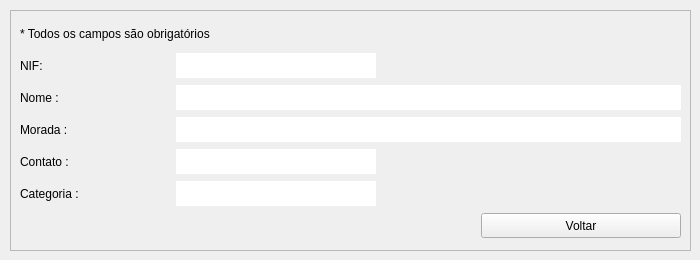
         <widget class="QWidget" name="tab_consultarCliente">
          <attribute name="title">
           <string>Consultar Cliente</string>
          </attribute>
          <widget class="QFrame" name="frame_consultarCliente">
           <property name="geometry">
            <rect>
             <x>10</x>
             <y>10</y>
             <width>681</width>
             <height>241</height>
            </rect>
           </property>
           <property name="frameShape">
            <enum>QFrame::StyledPanel</enum>
           </property>
           <property name="frameShadow">
            <enum>QFrame::Raised</enum>
           </property>
           <layout class="QGridLayout" name="gridLayout">
            <item row="0" column="0" colspan="2">
             <widget class="QLabel" name="label_12">
              <property name="minimumSize">
               <size>
                <width>0</width>
                <height>25</height>
               </size>
              </property>
              <property name="maximumSize">
               <size>
                <width>16777215</width>
                <height>25</height>
               </size>
              </property>
              <property name="text">
               <string>* Todos os campos são obrigatórios</string>
              </property>
             </widget>
            </item>
            <item row="1" column="0">
             <widget class="QLabel" name="label_titConsultarNifCliente">
              <property name="minimumSize">
               <size>
                <width>150</width>
                <height>25</height>
               </size>
              </property>
              <property name="maximumSize">
               <size>
                <width>150</width>
                <height>25</height>
               </size>
              </property>
              <property name="styleSheet">
               <string notr="true">font: 12pt &quot;Segoe UI&quot;;</string>
              </property>
              <property name="text">
               <string>NIF:</string>
              </property>
              <property name="alignment">
               <set>Qt::AlignJustify|Qt::AlignVCenter</set>
              </property>
             </widget>
            </item>
            <item row="1" column="1">
             <widget class="QLabel" name="label_consultarNifCliente">
              <property name="minimumSize">
               <size>
                <width>200</width>
                <height>25</height>
               </size>
              </property>
              <property name="maximumSize">
               <size>
                <width>200</width>
                <height>25</height>
               </size>
              </property>
              <property name="styleSheet">
               <string notr="true">background-color: rgb(255, 255, 255);
font: 12pt &quot;Segoe UI&quot;;</string>
              </property>
              <property name="text">
               <string/>
              </property>
             </widget>
            </item>
            <item row="2" column="0">
             <widget class="QLabel" name="label_titConsultarNomeCliente">
              <property name="minimumSize">
               <size>
                <width>150</width>
                <height>25</height>
               </size>
              </property>
              <property name="maximumSize">
               <size>
                <width>150</width>
                <height>25</height>
               </size>
              </property>
              <property name="styleSheet">
               <string notr="true">font: 12pt &quot;Segoe UI&quot;;</string>
              </property>
              <property name="text">
               <string>Nome :</string>
              </property>
              <property name="alignment">
               <set>Qt::AlignJustify|Qt::AlignVCenter</set>
              </property>
             </widget>
            </item>
            <item row="3" column="0">
             <widget class="QLabel" name="label_titConsultarMoradaCliente">
              <property name="minimumSize">
               <size>
                <width>150</width>
                <height>25</height>
               </size>
              </property>
              <property name="maximumSize">
               <size>
                <width>150</width>
                <height>25</height>
               </size>
              </property>
              <property name="styleSheet">
               <string notr="true">font: 12pt &quot;Segoe UI&quot;;</string>
              </property>
              <property name="text">
               <string>Morada :</string>
              </property>
              <property name="alignment">
               <set>Qt::AlignJustify|Qt::AlignVCenter</set>
              </property>
             </widget>
            </item>
            <item row="4" column="0">
             <widget class="QLabel" name="label_titConsultarContatoCliente">
              <property name="minimumSize">
               <size>
                <width>150</width>
                <height>25</height>
               </size>
              </property>
              <property name="maximumSize">
               <size>
                <width>150</width>
                <height>25</height>
               </size>
              </property>
              <property name="styleSheet">
               <string notr="true">font: 12pt &quot;Segoe UI&quot;;</string>
              </property>
              <property name="text">
               <string>Contato :</string>
              </property>
              <property name="alignment">
               <set>Qt::AlignJustify|Qt::AlignVCenter</set>
              </property>
             </widget>
            </item>
            <item row="4" column="1">
             <widget class="QLabel" name="label_consultarContatoCliente">
              <property name="minimumSize">
               <size>
                <width>200</width>
                <height>25</height>
               </size>
              </property>
              <property name="maximumSize">
               <size>
                <width>200</width>
                <height>25</height>
               </size>
              </property>
              <property name="styleSheet">
               <string notr="true">background-color: rgb(255, 255, 255);
font: 12pt &quot;Segoe UI&quot;;</string>
              </property>
              <property name="text">
               <string/>
              </property>
             </widget>
            </item>
            <item row="5" column="0">
             <widget class="QLabel" name="label_titConsultarCategoriaCliente">
              <property name="minimumSize">
               <size>
                <width>150</width>
                <height>25</height>
               </size>
              </property>
              <property name="maximumSize">
               <size>
                <width>150</width>
                <height>25</height>
               </size>
              </property>
              <property name="styleSheet">
               <string notr="true">font: 12pt &quot;Segoe UI&quot;;</string>
              </property>
              <property name="text">
               <string>Categoria :</string>
              </property>
              <property name="alignment">
               <set>Qt::AlignJustify|Qt::AlignVCenter</set>
              </property>
             </widget>
            </item>
            <item row="6" column="0" colspan="3">
             <spacer name="horizontalSpacer">
              <property name="orientation">
               <enum>Qt::Horizontal</enum>
              </property>
              <property name="sizeHint" stdset="0">
               <size>
                <width>452</width>
                <height>20</height>
               </size>
              </property>
             </spacer>
            </item>
            <item row="6" column="3">
             <widget class="QPushButton" name="pushButton_voltarListaClientes">
              <property name="enabled">
               <bool>true</bool>
              </property>
              <property name="minimumSize">
               <size>
                <width>200</width>
                <height>25</height>
               </size>
              </property>
              <property name="maximumSize">
               <size>
                <width>200</width>
                <height>25</height>
               </size>
              </property>
              <property name="autoFillBackground">
               <bool>false</bool>
              </property>
              <property name="styleSheet">
               <string notr="true">font: 12pt &quot;Segoe UI&quot;;</string>
              </property>
              <property name="text">
               <string>Voltar</string>
              </property>
             </widget>
            </item>
            <item row="3" column="1" colspan="3">
             <widget class="QLabel" name="label_consultarMoradaCliente">
              <property name="minimumSize">
               <size>
                <width>0</width>
                <height>25</height>
               </size>
              </property>
              <property name="maximumSize">
               <size>
                <width>16777215</width>
                <height>25</height>
               </size>
              </property>
              <property name="styleSheet">
               <string notr="true">background-color: rgb(255, 255, 255);
font: 12pt &quot;Segoe UI&quot;;</string>
              </property>
              <property name="text">
               <string/>
              </property>
             </widget>
            </item>
            <item row="2" column="1" colspan="3">
             <widget class="QLabel" name="label_consultarNomeCliente">
              <property name="minimumSize">
               <size>
                <width>0</width>
                <height>25</height>
               </size>
              </property>
              <property name="maximumSize">
               <size>
                <width>16777215</width>
                <height>25</height>
               </size>
              </property>
              <property name="styleSheet">
               <string notr="true">background-color: rgb(255, 255, 255);
font: 12pt &quot;Segoe UI&quot;;</string>
              </property>
              <property name="text">
               <string/>
              </property>
             </widget>
            </item>
            <item row="5" column="1">
             <widget class="QLabel" name="label_consultarCategoriaCliente">
              <property name="minimumSize">
               <size>
                <width>200</width>
                <height>25</height>
               </size>
              </property>
              <property name="maximumSize">
               <size>
                <width>200</width>
                <height>25</height>
               </size>
              </property>
              <property name="styleSheet">
               <string notr="true">background-color: rgb(255, 255, 255);
font: 12pt &quot;Segoe UI&quot;;</string>
              </property>
              <property name="text">
               <string/>
              </property>
             </widget>
            </item>
           </layout>
          </widget>
         </widget>
